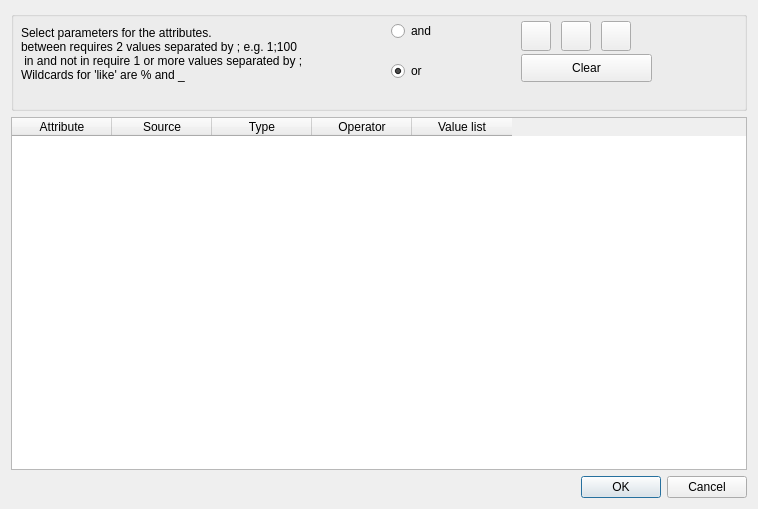
<?xml version="1.0" encoding="UTF-8"?>
<ui version="4.0">
 <class>Dialog_report_attribute_parameters</class>
 <widget class="QDialog" name="Dialog_report_attribute_parameters">
  <property name="geometry">
   <rect>
    <x>0</x>
    <y>0</y>
    <width>758</width>
    <height>509</height>
   </rect>
  </property>
  <property name="windowTitle">
   <string>Attribute selection parameters</string>
  </property>
  <layout class="QVBoxLayout" name="verticalLayout">
   <item>
    <widget class="QGroupBox" name="groupBox">
     <property name="minimumSize">
      <size>
       <width>0</width>
       <height>100</height>
      </size>
     </property>
     <property name="maximumSize">
      <size>
       <width>16777215</width>
       <height>100</height>
      </size>
     </property>
     <property name="title">
      <string/>
     </property>
     <widget class="QPushButton" name="pushButton_load_filter">
      <property name="geometry">
       <rect>
        <x>510</x>
        <y>10</y>
        <width>30</width>
        <height>30</height>
       </rect>
      </property>
      <property name="toolTip">
       <string>&lt;html&gt;&lt;head/&gt;&lt;body&gt;&lt;p&gt;Load filter settings&lt;/p&gt;&lt;/body&gt;&lt;/html&gt;</string>
      </property>
      <property name="text">
       <string/>
      </property>
     </widget>
     <widget class="QLabel" name="label">
      <property name="geometry">
       <rect>
        <x>10</x>
        <y>0</y>
        <width>361</width>
        <height>85</height>
       </rect>
      </property>
      <property name="minimumSize">
       <size>
        <width>0</width>
        <height>85</height>
       </size>
      </property>
      <property name="maximumSize">
       <size>
        <width>16777215</width>
        <height>80</height>
       </size>
      </property>
      <property name="text">
       <string>Select parameters for the attributes. 
between requires 2 values separated by ; e.g. 1;100
 in and not in require 1 or more values separated by ;
Wildcards for 'like' are % and _</string>
      </property>
      <property name="wordWrap">
       <bool>true</bool>
      </property>
     </widget>
     <widget class="QPushButton" name="pushButton_save_filter">
      <property name="geometry">
       <rect>
        <x>550</x>
        <y>10</y>
        <width>30</width>
        <height>30</height>
       </rect>
      </property>
      <property name="toolTip">
       <string>&lt;html&gt;&lt;head/&gt;&lt;body&gt;&lt;p&gt;Save filter settings.&lt;/p&gt;&lt;p&gt;Do not use apostrophe or comma in any values.&lt;/p&gt;&lt;/body&gt;&lt;/html&gt;</string>
      </property>
      <property name="text">
       <string/>
      </property>
     </widget>
     <widget class="QPushButton" name="pushButton_clear">
      <property name="geometry">
       <rect>
        <x>510</x>
        <y>43</y>
        <width>131</width>
        <height>28</height>
       </rect>
      </property>
      <property name="toolTip">
       <string>Clear attribute selections</string>
      </property>
      <property name="text">
       <string>Clear</string>
      </property>
     </widget>
     <widget class="QRadioButton" name="radioButton_and">
      <property name="geometry">
       <rect>
        <x>380</x>
        <y>10</y>
        <width>90</width>
        <height>20</height>
       </rect>
      </property>
      <property name="minimumSize">
       <size>
        <width>90</width>
        <height>0</height>
       </size>
      </property>
      <property name="toolTip">
       <string>&lt;html&gt;&lt;head/&gt;&lt;body&gt;&lt;p&gt;Boolean And&lt;/p&gt;&lt;p&gt;For all parameter selections&lt;/p&gt;&lt;/body&gt;&lt;/html&gt;</string>
      </property>
      <property name="text">
       <string>and</string>
      </property>
     </widget>
     <widget class="QRadioButton" name="radioButton_or">
      <property name="geometry">
       <rect>
        <x>380</x>
        <y>50</y>
        <width>80</width>
        <height>20</height>
       </rect>
      </property>
      <property name="minimumSize">
       <size>
        <width>80</width>
        <height>0</height>
       </size>
      </property>
      <property name="toolTip">
       <string>&lt;html&gt;&lt;head/&gt;&lt;body&gt;&lt;p&gt;Boolean Or&lt;/p&gt;&lt;p&gt;For all parameter selections&lt;/p&gt;&lt;/body&gt;&lt;/html&gt;</string>
      </property>
      <property name="text">
       <string>or</string>
      </property>
      <property name="checked">
       <bool>true</bool>
      </property>
     </widget>
     <widget class="QPushButton" name="pushButton_delete_filter">
      <property name="geometry">
       <rect>
        <x>590</x>
        <y>10</y>
        <width>30</width>
        <height>30</height>
       </rect>
      </property>
      <property name="toolTip">
       <string>Delete saved filter settings</string>
      </property>
      <property name="text">
       <string/>
      </property>
     </widget>
    </widget>
   </item>
   <item>
    <widget class="QTableWidget" name="tableWidget">
     <column>
      <property name="text">
       <string>Attribute</string>
      </property>
     </column>
     <column>
      <property name="text">
       <string>Source</string>
      </property>
     </column>
     <column>
      <property name="text">
       <string>Type</string>
      </property>
     </column>
     <column>
      <property name="text">
       <string>Operator</string>
      </property>
     </column>
     <column>
      <property name="text">
       <string>Value list</string>
      </property>
     </column>
    </widget>
   </item>
   <item>
    <widget class="QDialogButtonBox" name="buttonBox">
     <property name="standardButtons">
      <set>QDialogButtonBox::Cancel|QDialogButtonBox::Ok</set>
     </property>
    </widget>
   </item>
  </layout>
 </widget>
 <resources/>
 <connections>
  <connection>
   <sender>buttonBox</sender>
   <signal>rejected()</signal>
   <receiver>Dialog_report_attribute_parameters</receiver>
   <slot>reject()</slot>
   <hints>
    <hint type="sourcelabel">
     <x>375</x>
     <y>504</y>
    </hint>
    <hint type="destinationlabel">
     <x>378</x>
     <y>263</y>
    </hint>
   </hints>
  </connection>
  <connection>
   <sender>buttonBox</sender>
   <signal>accepted()</signal>
   <receiver>Dialog_report_attribute_parameters</receiver>
   <slot>accept()</slot>
   <hints>
    <hint type="sourcelabel">
     <x>375</x>
     <y>504</y>
    </hint>
    <hint type="destinationlabel">
     <x>378</x>
     <y>263</y>
    </hint>
   </hints>
  </connection>
 </connections>
</ui>
